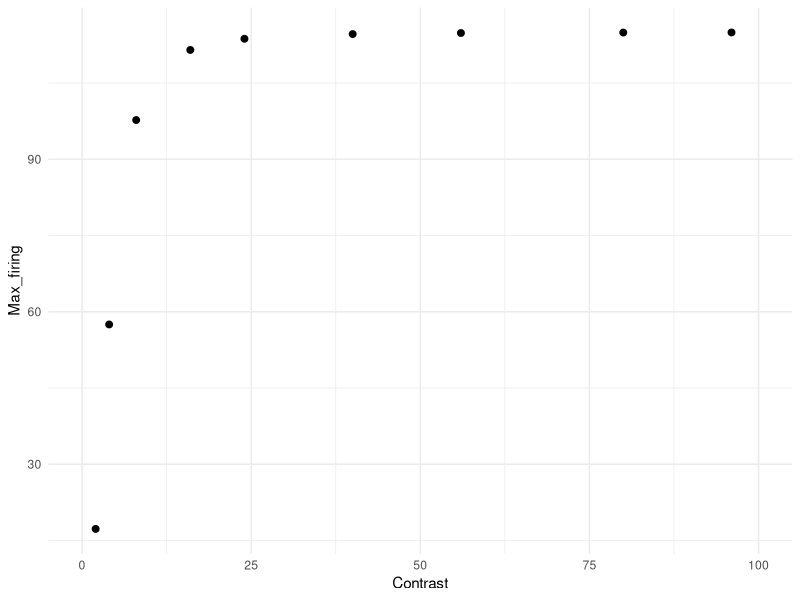
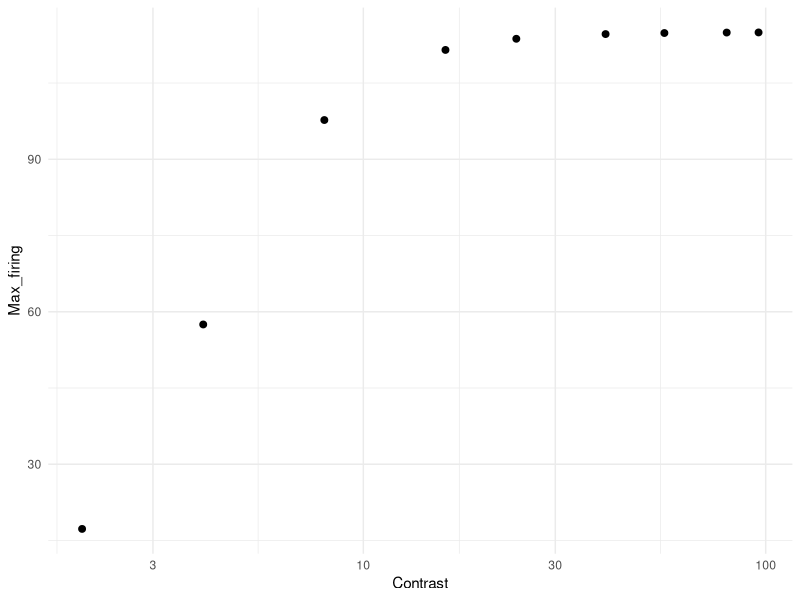

Write the R code that produced these figures, in order. (Note: this script raises an error after producing the figures.)
# Simulation based on Albrecht & Hamilton (1982, fig. 1A)

library(tidyverse)
library(doParallel)
library(foreach)

Contrast <- c(2, 4, 8, 16, 24, 40, 56, 80, 96)
Rmax <- 115 # fixed at 115 for comparability
C50 <- 4.0
n   <- 2.5

Max_firing <- Rmax * Contrast^n / (Contrast^n + C50^n)
df_ah <- data.frame(Contrast, Max_firing)

g1 <- ggplot(df_ah, aes(x = Contrast, y = Max_firing)) +
  geom_point(size = 2) +
  coord_cartesian(xlim = c(0, 100)) +
  theme_minimal()
g1            

g2 <- ggplot(df_ah, aes(x = Contrast, y = Max_firing)) +
  geom_point(size = 2) +
  scale_x_log10() +
  theme_minimal()
g2 

### Simulation ###
cl <- makeCluster(parallel::detectCores() - 1)
registerDoParallel(cl)

n_neurons <- 180                                               # Number of neurons in the population
orientations <- seq(1, 180, by = 1)                            # Possible orientations (0 to 359 degrees)
preferred_orientations <-  seq(1, 180, length.out = n_neurons) # Preferred orientation of each neuron
max_firing_seq <- df_ah$Max_firing                             # Maximum firing rate of each neuron
contrast <-       df_ah$Contrast
tuning_width    <- 20                                          # Tuning width (standard deviation) of each neuron's response curve
n_trials <- 10000

all_results <- list()

for (max_firing_rate in max_firing_seq) {
  
  cat("Running max firing rate =", max_firing_rate, "\n")
  
  tuning_curves <- matrix(0, nrow = n_neurons, ncol = length(orientations))
  
  for (i in 1:n_neurons) {
    tuning_curves[i, ] <- max_firing_rate * exp(
      -0.5 * (
        pmin(abs(orientations - preferred_orientations[i]),
             180 - abs(orientations - preferred_orientations[i]))^2
      ) / tuning_width^2
    )
  }
  
  # ---- 90 ----
  responses_90 <- foreach(
    i = 1:n_trials,
    .combine = rbind,
    .packages = "stats"
  ) %dopar% {
    
    input_90 <- rnorm(n_trials, 90, 0)
    idx <- round(input_90[i]) + 1
    idx <- pmin(pmax(idx, 1), 180)
    
    mu <- tuning_curves[, idx]
    mu[mu == 0] <- 1e-8
    
    resp <- rnbinom(n_neurons, size = 1000000, mu = mu)
    
    cbind(resp,
          neuron = seq_len(n_neurons),
          stim = 90,
          trial = i,
          maxFR = max_firing_rate)
  }
  
  # ---- 91 ----
  responses_91 <- foreach(
    i = 1:n_trials,
    .combine = rbind,
    .packages = "stats"
  ) %dopar% {
    
    input_91 <- rnorm(n_trials, 91, 0)
    idx <- round(input_91[i]) + 1
    idx <- pmin(pmax(idx, 1), 180)
    
    mu <- tuning_curves[, idx]
    mu[mu == 0] <- 1e-8
    
    resp <- rnbinom(n_neurons, size = 1000000, mu = mu)
    
    cbind(resp,
          neuron = seq_len(n_neurons),
          stim = 91,
          trial = i,
          maxFR = max_firing_rate)
  }
  
  df_tmp <- as.data.frame(rbind(responses_90, responses_91))
  colnames(df_tmp) <- c("Spikes", "Neuron", "Stimulus", "Trial", "Contrast")
  
  all_results[[as.character(max_firing_rate)]] <- df_tmp
}

df <- do.call(rbind, all_results)
df$Contrast <- contrast[match(df$Contrast, max_firing_seq)]

### Visualization ###
df %>%
  group_by(Stimulus, Contrast, Trial) %>%
  summarise(Sum_spikes = sum(Spikes), .groups = "drop") -> df_sum

g3 <- ggplot(df_sum, aes(x = Sum_spikes, color = factor(Contrast))) +
  geom_density(alpha = 0.2, linewidth = 1) +
  theme_classic() +
  labs(
    x = "Sum of spikes",
    y = "Density",
    color = "Max firing rate",
    fill =  "Max firing rate"
  )
g3

df_sum %>%
  group_by(Contrast) %>%
  summarise(Mean_sum_spikes = mean(Sum_spikes),
            SD_sum_spikes = sd(Sum_spikes), .groups = "drop") -> df_summary

df_summary %>%
  ggplot(aes(x = Contrast, y = Mean_sum_spikes)) +
  geom_point(size = 2) +
  coord_cartesian(xlim = c(0, 100)) +
  theme_minimal() -> g4
g4

df_summary %>%
  ggplot(aes(x = Contrast, y = Mean_sum_spikes)) +
  geom_point(size = 2) +
  scale_x_log10() +
  scale_y_log10() +
  theme_minimal() -> g5
g5

df_summary %>%
  ggplot(aes(x = Contrast, y = SD_sum_spikes)) +
  geom_point(size = 2) +
  coord_cartesian(xlim = c(0, 100)) +
  theme_minimal() -> g6
g6

df_summary %>%
  ggplot(aes(x = Contrast, y = SD_sum_spikes)) +
  geom_point(size = 2) +
  scale_x_log10() +
  theme_minimal() -> g7
g7

df %>%
  filter(Neuron %in% c(90, 91)) %>%
  pivot_wider(names_from = Neuron, values_from = Spikes) %>%
  ggplot(aes(x = `90`, y = `91`, color = factor(Stimulus))) +
  geom_point(size = 2, alpha = 0.2) +
  labs(x = "Neuron 90", y = "Neuron 91") +
  coord_cartesian(xlim = c(0, 100), ylim = c(0, 100)) +
  theme_minimal() +
  facet_wrap(. ~ Contrast) -> g8
# g8

# sanity check for fano factor 
df %>%
  group_by(Contrast, Stimulus, Neuron) %>%
  summarise(
    mean_spikes = mean(Spikes),
    var_spikes  = var(Spikes),
    fano = var_spikes / mean_spikes,
    .groups = "drop"
  ) %>%
  filter(mean_spikes > 0) %>%
  group_by(Contrast, Stimulus) %>%
  summarise(
    mean_mean_spikes = mean(mean_spikes, na.rm = TRUE),
    mean_var_spikes = mean(var_spikes),
    mean_fano = mean(fano, na.rm = TRUE), # average across neurons
    sd_fano   = sd(fano, na.rm = TRUE),   # sd across neurons
    .groups = "drop")

### Linear Fisher information ###
df_wide <- df %>%
  pivot_wider(
    id_cols = c(Trial, Contrast, Stimulus),
    names_from = Neuron,
    values_from = Spikes)

df_wide$Stimulus_bin <- ifelse(df_wide$Stimulus == 90, 1, 0)

compute_lfi <- function(data, lambda = 1e-6) {
  
  neurons <- grep("^[0-9]+$", colnames(data), value = TRUE)  
  
  data0 <- data[data$Stimulus_bin == 0, neurons]
  data1 <- data[data$Stimulus_bin == 1, neurons]
  
  mu0 <- colMeans(data0)
  mu1 <- colMeans(data1)
  
  df <- mu1 - mu0
  
  Sigma0 <- cov(data0)
  Sigma1 <- cov(data1)
  Sigma  <- (Sigma0 + Sigma1) / 2
  
  p <- length(neurons)              # 逆行列を安定化させる処理 (ニューロン間の相関を少し弱める)
  Sigma <- Sigma + lambda * diag(p) # Ridge正則化, Tikhonov regularization (小さい固有値を持ち上げる)
  
  I <- as.numeric(t(df) %*% solve(Sigma) %*% df) # LFI
  I_per_neuron <- I / p
  
  return(I_per_neuron)
}

maxFR_values <- sort(unique(df_wide$Contrast))

lfi_results <- data.frame(
  Contrast = numeric(),
  LFI_per_neuron = numeric()
)

for (maxFR in maxFR_values) {
  df_sub <- df_wide[df_wide$Contrast == maxFR, ]
  lfi_value <- compute_lfi(df_sub)
  lfi_results <- rbind(lfi_results,
                       data.frame(Contrast = maxFR,
                                  LFI_per_neuron = lfi_value))
}

lfi_results$Contrast <- contrast
print(lfi_results)

lfi_results %>%
  ggplot(aes(x = Contrast, y = LFI_per_neuron)) +
  geom_point(size = 2) +
  coord_cartesian(xlim = c(0, 100)) +
  theme_minimal() -> g9
g9

### Decoding with logistic regression ###
run_logistic_cv_parallel <- function(data, k = 5, ncores = detectCores() - 1) {
  
  predictors <- grep("^[0-9]+$", colnames(data), value = TRUE)  
  n <- nrow(data)
  
  set.seed(123)
  folds <- sample(rep(1:k, length.out = n))
  
  cl <- makeCluster(ncores)
  registerDoParallel(cl)
  
  acc <- foreach(i = 1:k, .combine = c) %dopar% {
    
    train <- data[folds != i, ]
    test  <- data[folds == i, ]
    
    model <- glm(
      Stimulus_bin ~ .,
      data = train[, c("Stimulus_bin", predictors)],
      family = binomial
    )
    
    prob <- predict(model, newdata = test, type = "response")
    pred <- ifelse(prob > 0.5, 1, 0)
    
    mean(pred == test$Stimulus_bin)
  }
  
  stopCluster(cl)
  
  mean(acc)
}

decoding_results <- data.frame(
  Contrast = numeric(),
  Decoding_accuracy = numeric()
)

for (maxFR in maxFR_values) {
  df_sub <- df_wide[df_wide$Contrast == maxFR, ]
  accuracy <- run_logistic_cv_parallel(df_sub, k = 5, ncores = detectCores() - 1)
  decoding_results <- rbind(decoding_results,
                            data.frame(Contrast = maxFR,
                                       Decoding_accuracy = accuracy))
}

decoding_results <- mutate(decoding_results, D_prime = qnorm(Decoding_accuracy) - qnorm(1 - Decoding_accuracy),
                           Contrast = contrast)
decoding_results

decoding_results %>%
  ggplot(aes(x = Contrast, y = D_prime)) +
  geom_point(size = 2) +
  coord_cartesian(xlim = c(0, 100)) +
  theme_minimal() -> g10
g10

decoding_results %>%
  ggplot(aes(x = Contrast, y = D_prime)) +
  geom_point(size = 2) +
  scale_x_log10() +
  theme_minimal() -> g11
g11

g <- cowplot::plot_grid(g1, g2, g10, g11, g4, g5, nrow = 3)
ggsave("fig_1a.png", g, width = 4, height = 5.6, dpi = 300)
